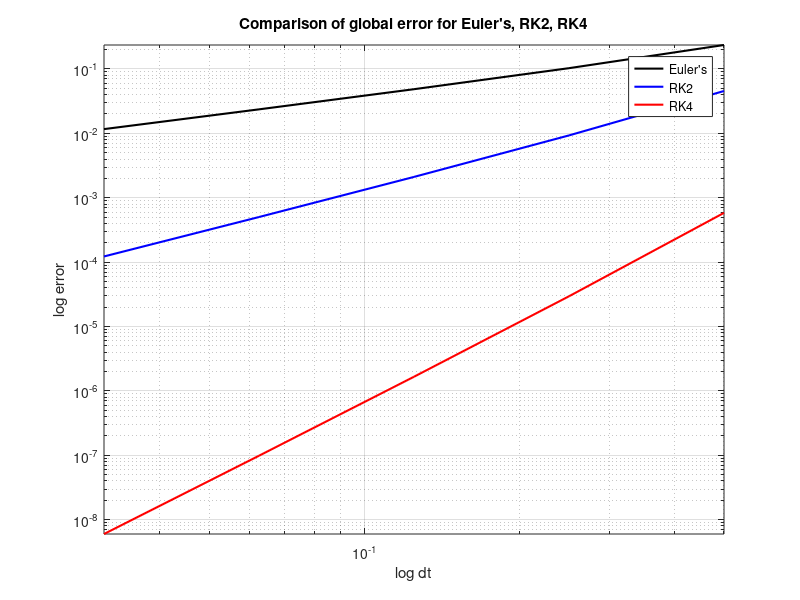
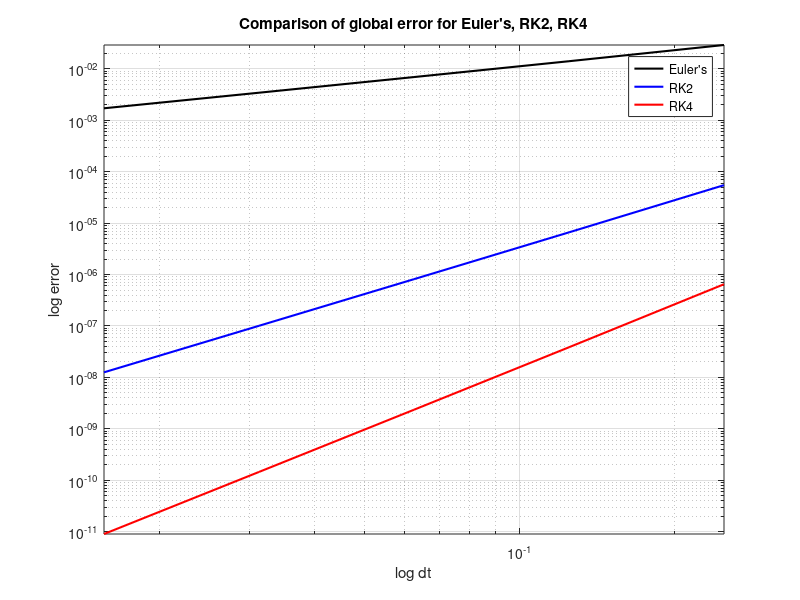

Source code (MATLAB) for these figures, in order:
%% Problem 1

clc
clear all
close all

t0 = 0;              %starting time
tmax = 2;            %ending time
x0 = 1;              %initial function value
f = @(t, x) t-x;       %derivative function
exact = @(t) t-1+2*exp(-t); %exact solution for the differential equation

% (a) Euler's
method = 'Euler''s ';

%investigation of global error

N = [4 8 16 32 64];          %vector of N values for comparing global error
error = zeros(1, length(N)); %vector to store global error
fprintf(['N\tError for ' method ' method\n'])

%loops through the various N values
for n = 1:length(N)
    %generates approximations using Euler's method
    dt = (tmax-t0)/N(n);
    t = t0:dt:tmax;
    x = zeros(length(t), 1); 
    x(1) = x0;

    for j = 1:N(n);
        x(j+1) = x(j)+f(t(j), x(j))*dt;
    end

    %calculates and outputs global error
    error(n) = max(abs(x-exact(t)'));
    fprintf('%d\t%.4f\n', N(n), error(n))
end
fprintf('\n')

%adding loglog plot
%calculates slope on loglog plot
p = polyfit(log((tmax-t0)./N), log(error), 1);

figure
loglog((tmax-t0)./N,error, 'k', 'LineWidth', 1.5)
hold on

%(b) RK2
method = 'RK2';

%investigation of global error

error = zeros(1, length(N)); %vector to store global error
fprintf(['N\tError for ' method '\n'])

%loops through the various N values
for n = 1:length(N)
    %generates approximations using Euler's method
    dt = (tmax-t0)/N(n);
    t = t0:dt:tmax;
    x = zeros(length(t), 1); 
    x(1) = x0;

    for j = 1:N(n);
        m1 = f(t(j), x(j));
        m2 = f(t(j+1), x(j)+dt*f(t(j), x(j)));
        x(j+1) = x(j)+dt*(m1+m2)/2;
    end
    
    %calculates and outputs global error
    error(n) = max(abs(x-exact(t)'));
    fprintf('%d\t%.6f\n', N(n), error(n))
end
fprintf('\n')

%adding loglog plot
%calculates slope on loglog plot
p = polyfit(log((tmax-t0)./N), log(error), 1);

loglog((tmax-t0)./N,error, 'b', 'LineWidth', 1.5)

% (c) RK4
method = 'RK4';

%investigation of global error

error = zeros(1, length(N)); %vector to store global error
fprintf(['N\tError for ' method '\n'])

%loops through the various N values
for n = 1:length(N)
    %generates approximations using Euler's method
    dt = (tmax-t0)/N(n);
    t = t0:dt:tmax;
    x = zeros(length(t), 1); 
    x(1) = x0;

    for j = 1:N(n);
        m1 = f(t(j), x(j));
        m2 = f(t(j)+dt/2, x(j)+m1*dt/2);
        m3 = f(t(j)+dt/2, x(j)+m2*dt/2);
        m4 = f(t(j)+dt, x(j)+m3*dt);
        x(j+1) = x(j)+dt*(m1+2*m2+2*m3+m4)/6;
    end
    
    %calculates and outputs global error
    error(n) = max(abs(x-exact(t)'));
    fprintf('%d\t%.8f\n', N(n), error(n))
end
fprintf('\n')

%adding loglog plot
%calculates slope on loglog plot
p = polyfit(log((tmax-t0)./N), log(error), 1);

loglog((tmax-t0)./N,error, 'r', 'LineWidth', 1.5)
xlabel('log dt')
ylabel('log error')
title('Comparison of global error for Euler''s, RK2, RK4')
grid
axis tight
legend('Euler''s', 'RK2', 'RK4')
hold off
shg

%% Problem 2

clc
clear all
close all

t0 = 1;              %starting time
tmax = 2;            %ending time
x0 = 1;              %initial function value
f = @(t, x) t./(x+1);       %derivative function
exact = @(t) sqrt(t.^2+3)-1; %exact solution for the differential equation

% (a) Euler's
method = 'Euler''s ';

%investigation of global error

N = [4 8 16 32 64];          %vector of N values for comparing global error
error = zeros(1, length(N)); %vector to store global error
fprintf(['N\tError for ' method ' method\n'])

%loops through the various N values
for n = 1:length(N)
    %generates approximations using Euler's method
    dt = (tmax-t0)/N(n);
    t = t0:dt:tmax;
    x = zeros(length(t), 1); 
    x(1) = x0;

    for j = 1:N(n);
        x(j+1) = x(j)+f(t(j), x(j))*dt;
    end

    %calculates and outputs global error
    error(n) = max(abs(x-exact(t)'));
    fprintf('%d\t%.4f\n', N(n), error(n))
end
fprintf('\n')

%adding loglog plot
%calculates slope on loglog plot
p = polyfit(log((tmax-t0)./N), log(error), 1);

figure
loglog((tmax-t0)./N,error, 'k', 'LineWidth', 1.5)
hold on

%(b) RK2
method = 'RK2';

%investigation of global error

error = zeros(1, length(N)); %vector to store global error
fprintf(['N\tError for ' method '\n'])

%loops through the various N values
for n = 1:length(N)
    %generates approximations using Euler's method
    dt = (tmax-t0)/N(n);
    t = t0:dt:tmax;
    x = zeros(length(t), 1); 
    x(1) = x0;

    for j = 1:N(n);
        m1 = f(t(j), x(j));
        m2 = f(t(j+1), x(j)+dt*f(t(j), x(j)));
        x(j+1) = x(j)+dt*(m1+m2)/2;
    end
    
    %calculates and outputs global error
    error(n) = max(abs(x-exact(t)'));
    fprintf('%d\t%.8f\n', N(n), error(n))
end
fprintf('\n')

%adding loglog plot
%calculates slope on loglog plot
p = polyfit(log((tmax-t0)./N), log(error), 1);

loglog((tmax-t0)./N,error, 'b', 'LineWidth', 1.5)

% (c) RK4
method = 'RK4';

%investigation of global error

error = zeros(1, length(N)); %vector to store global error
fprintf(['N\tError for ' method '\n'])

%loops through the various N values
for n = 1:length(N)
    %generates approximations using Euler's method
    dt = (tmax-t0)/N(n);
    t = t0:dt:tmax;
    x = zeros(length(t), 1); 
    x(1) = x0;

    for j = 1:N(n);
        m1 = f(t(j), x(j));
        m2 = f(t(j)+dt/2, x(j)+m1*dt/2);
        m3 = f(t(j)+dt/2, x(j)+m2*dt/2);
        m4 = f(t(j)+dt, x(j)+m3*dt);
        x(j+1) = x(j)+dt*(m1+2*m2+2*m3+m4)/6;
    end
    
    %calculates and outputs global error
    error(n) = max(abs(x-exact(t)'));
    fprintf('%d\t%.12f\n', N(n), error(n))
end
fprintf('\n')

%adding loglog plot
%calculates slope on loglog plot
p = polyfit(log((tmax-t0)./N), log(error), 1);

loglog((tmax-t0)./N,error, 'r', 'LineWidth', 1.5)
xlabel('log dt')
ylabel('log error')
title('Comparison of global error for Euler''s, RK2, RK4')
grid
axis tight
legend('Euler''s', 'RK2', 'RK4')
hold off
shg